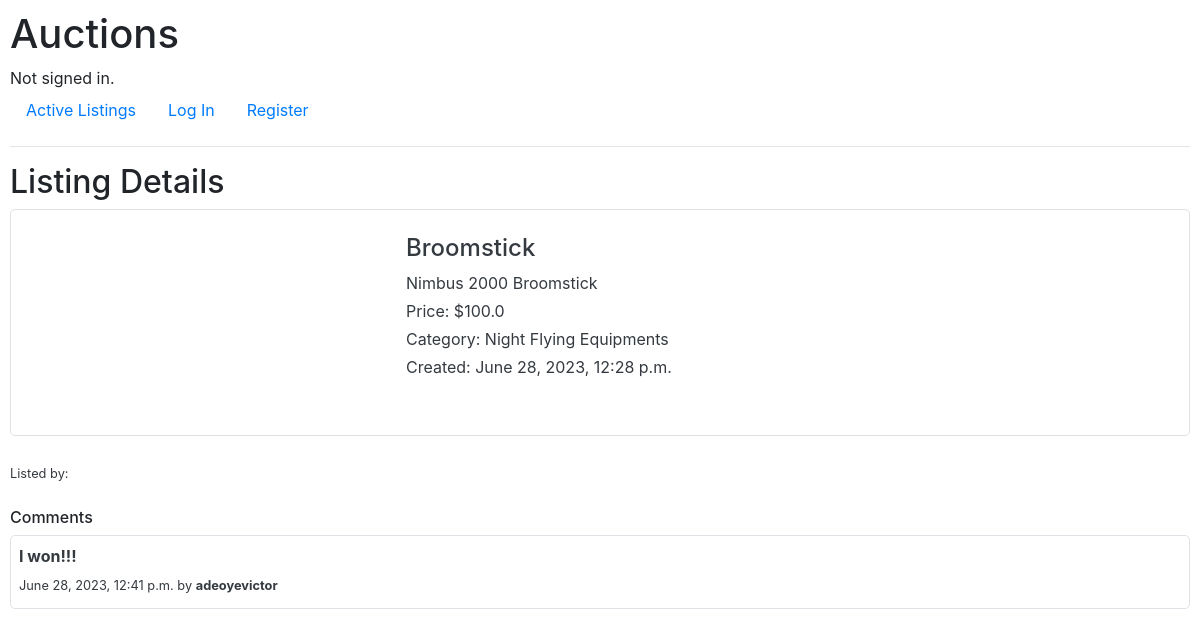
The app's page /listing/1, older data.
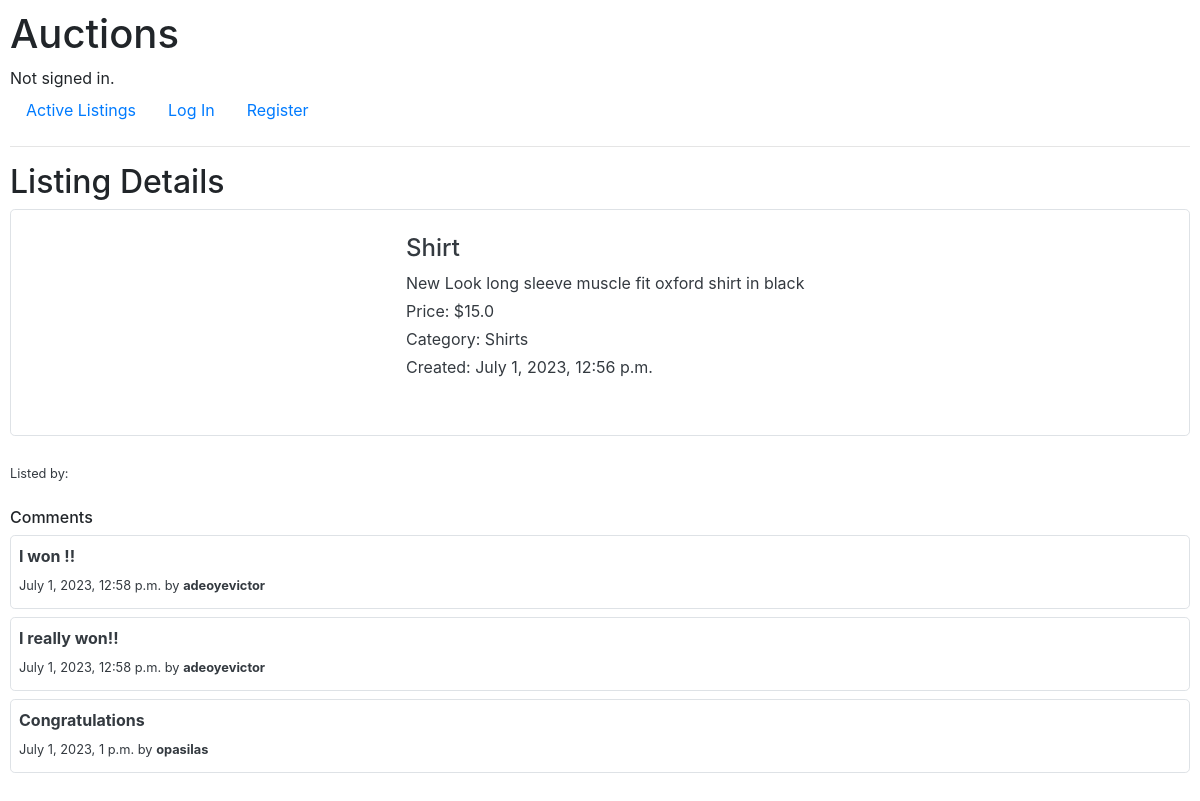
The same page, newer data.
### auctions/models.py (models this page shows, shortened)
class TimeStamp(models.Model):
    created_at = models.DateTimeField(auto_now_add=True)
    updated_at = models.DateTimeField(auto_now=True)
    class Meta:
        abstract = True

class Listing(TimeStamp):
    title = models.CharField(max_length=64)
    description = models.TextField()
    starting_bid = models.FloatField()
    image_url = models.URLField(null=True, blank=True)
    category = models.CharField(max_length=64, null=True, blank=True)
    user = models.ForeignKey(User, on_delete=models.CASCADE, related_name="listings")
    active = models.BooleanField(default=True)
    winner = models.IntegerField(blank=True, null=True)

class Comment(TimeStamp):
    content = models.TextField()
    user = models.ForeignKey(User, on_delete=models.CASCADE, related_name="comments")
    listing = models.ForeignKey(Listing, on_delete=models.CASCADE, related_name="comments")
    def __str__(self):
        return f"{self.content}"

class User(AbstractUser):
    pass

### auctions/views.py (the view)
# urls.py: path("listing/<int:listing_id>", views.listing, name="listing"),
def listing(request, listing_id):
    if "watchlist" not in request.session:
        request.session["watchlist"] = []
    try:
        listing = Listing.objects.get(pk=listing_id)
    except Listing.DoesNotExist:
        raise Http404("Listing not found")
    closable = (request.user.id == listing.user.id) and listing.active
    add_able = listing.id not in request.session["watchlist"]
    remove_able = listing.id in request.session["watchlist"]
    return render(request, "auctions/listing.html", {
        "listing": listing,
        "closable": closable,
        "active": listing.active,
        "winner": (request.user.id == listing.winner),
        "form": CommentForm(),
        "comments": listing.comments.all(),
        "add_able": add_able,
        "remove_able": remove_able,
    })

### auctions/templates/auctions/listing.html (shortened to what this page needs)
{% extends "auctions/layout.html" %}
{% block body %}
<h2>Listing Details</h2>
<div>
    <div class="listing border mb-4 rounded-lg">
        <div class="left">
        </div>
        <div class="right">
            <h4 class="text-dark">{{ listing.title }}</h4>
            <p class="text-dark mb-1">{{ listing.description }}</p>
            <p class="text-dark mb-1">Price: ${{ listing.starting_bid }}</p>
            <p class="text-dark mb-1">Category: {{ listing.category }}</p>
            <p class="text-dark mb-0">Created: {{ listing.created_at }}</p>
        </div>
    </div>
    <p class="mb-0 text-dark">
        <small>
            Listed by: {{ user.username }}
        </small>
    </p>
    <div class="my-4">
        <h6>Comments</h6>
        {% for comment in comments %}
        <div class="border rounded-lg p-2 mb-2">
            <p class="mb-1 text-dark">
                <b>
                    {{ comment }}
                </b>
            </p>
            <p class="mb-1 text-dark">
                <small>
                    {{ comment.created_at }} by
                    <b>
                        {{ comment.user }}
                    </b>
                </small>
            </p>
        </div>
        {% empty %}
        <p class="text-dark">No Comments</p>
        {% endfor %}
    </div>
</div>
{% endblock %}

Row changes from the older to the newer data that the page shows:
changed Listing: title "Broomstick" → "Shirt"; description "Nimbus 2000 Broomstick" → "New Look long sleeve muscle fit oxford shirt in black"; starting_bid "100.0" → "15.0"; category "Night Flying Equipments" → "Shirts"; created_at "June 28, 2023, 12:28 p.m." → "July 1, 2023, 12:56 p.m."
changed Comment: content "I won!!!" → "I won !!"; created_at "June 28, 2023, 12:41 p.m." → "July 1, 2023, 12:58 p.m."
now on this page (row edited): Comment: content "I really won!!", created_at "July 1, 2023, 12:58 p.m.", user "adeoyevictor"
now on this page (row edited): Comment: content "Congratulations", created_at "July 1, 2023, 1 p.m.", user "opasilas"
